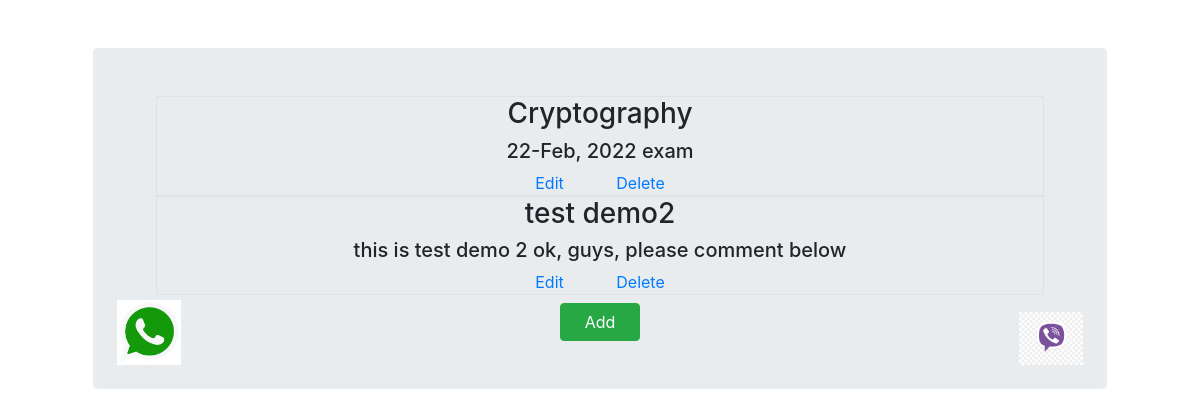
Before: / with the older database file.
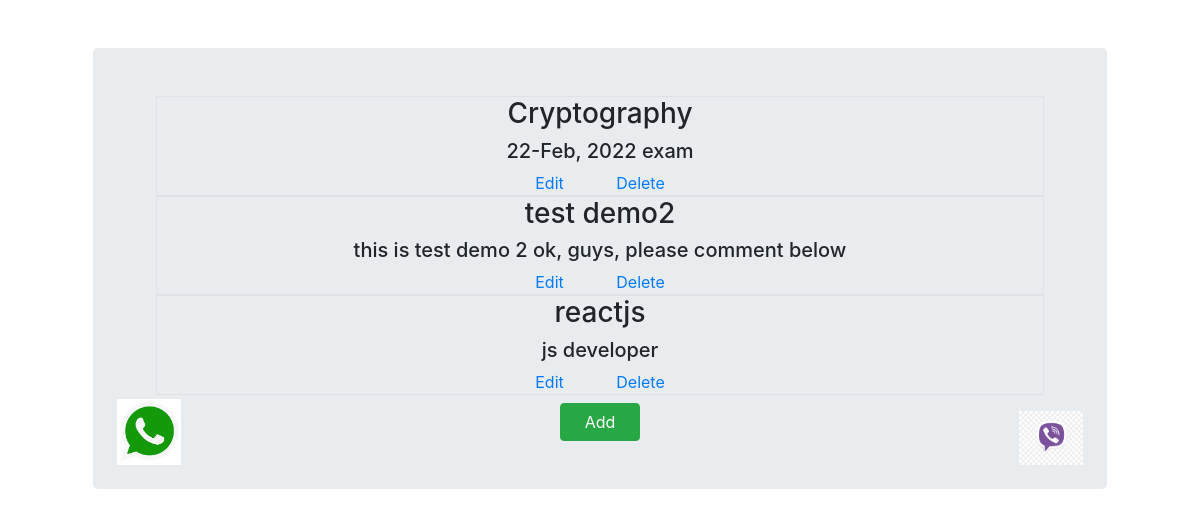
After: the same page with the newer database file.
### notes_app/models.py (models this page shows, shortened)
class Notes(models.Model):
    title = models.CharField(max_length=50)
    description = models.CharField(max_length=100)
    date_posted = models.DateField(auto_now_add=True)
    is_completed = models.BooleanField(default=False)

### notes_app/views.py (the view)
# urls.py: 2. Add a URL to urlpatterns:  path('', views.home, name='home')
def home(request):
    notes = Notes.objects.all()
    return render(request,'notes_app/home.html',{'note':notes})

### templates/notes_app/home.html (shortened to what this page needs)
{% extends 'core/base.html' %}
{% load static %}
{% block content %}
<div class="text-center">
    {% if note %}
           {% for Notes in note %}      {% comment %}..... model name in key name... {% endcomment %}
                <div class="text-center text-justify border">
                    <h3>{{Notes.title}}</h3>
                    <h5>{{Notes.description}}</h5>
                    <a class="pr-5" href="{% url 'edit' id=Notes.id %}">Edit</a>
                    <a href="{% url 'delete' id=Notes.id %}">Delete</a>
                </div>
            {% endfor %}
    {% else %}
        <h4>No any Notes found, Please Add first...!!!</h4>
    {% endif %}
    <a href="{% url 'add' %}" class="btn btn-success pl-4 pr-4 mt-2">Add</a>
    <div class="whatsapp_class">
        <a href="https://wa.me/+9779812687566?text=I'm%20interested%20in%20to chat" class="href">
            <img src="{% static '/images/whatsapp.png' %}" alt="whatsapp" width="64px">
          </a>
    </div>
    <div class="viber_class">
        <a href="https://msng.link/o/?+9779812687566=vi">
            <img src="{% static '/images/viber.png' %}" alt="viber" width="64px">
          </a>
    </div>
</div>
{% endblock content %}

### templates/core/base.html (shortened to what this page needs)
<!doctype html>
<html lang="en">
  {% load static %}
  <head>
    <link rel="stylesheet" href="https://cdn.jsdelivr.net/npm/bootstrap@4.6.1/dist/css/bootstrap.min.css">
    <link rel="stylesheet" href="{% static 'css/style.css' %}">
  </head>
  <body>
    <div class="container">
      <div class="jumbotron m-5 p-5">
          <div class="container">
            {% block content %}
            {% endblock content %}
          </div>
       </div>
    </div>
  </body>
</html>

### notes_app/static/css/style.css (style rules this page uses)
.jumbotron { position: relative; }
.whatsapp_class { position: absolute; bottom: 24px; left: 24px; }
.viber_class { position: absolute; bottom: 24px; right: 24px; }

Changed rows visible on the page:
added Notes: title "reactjs", description "js developer"
